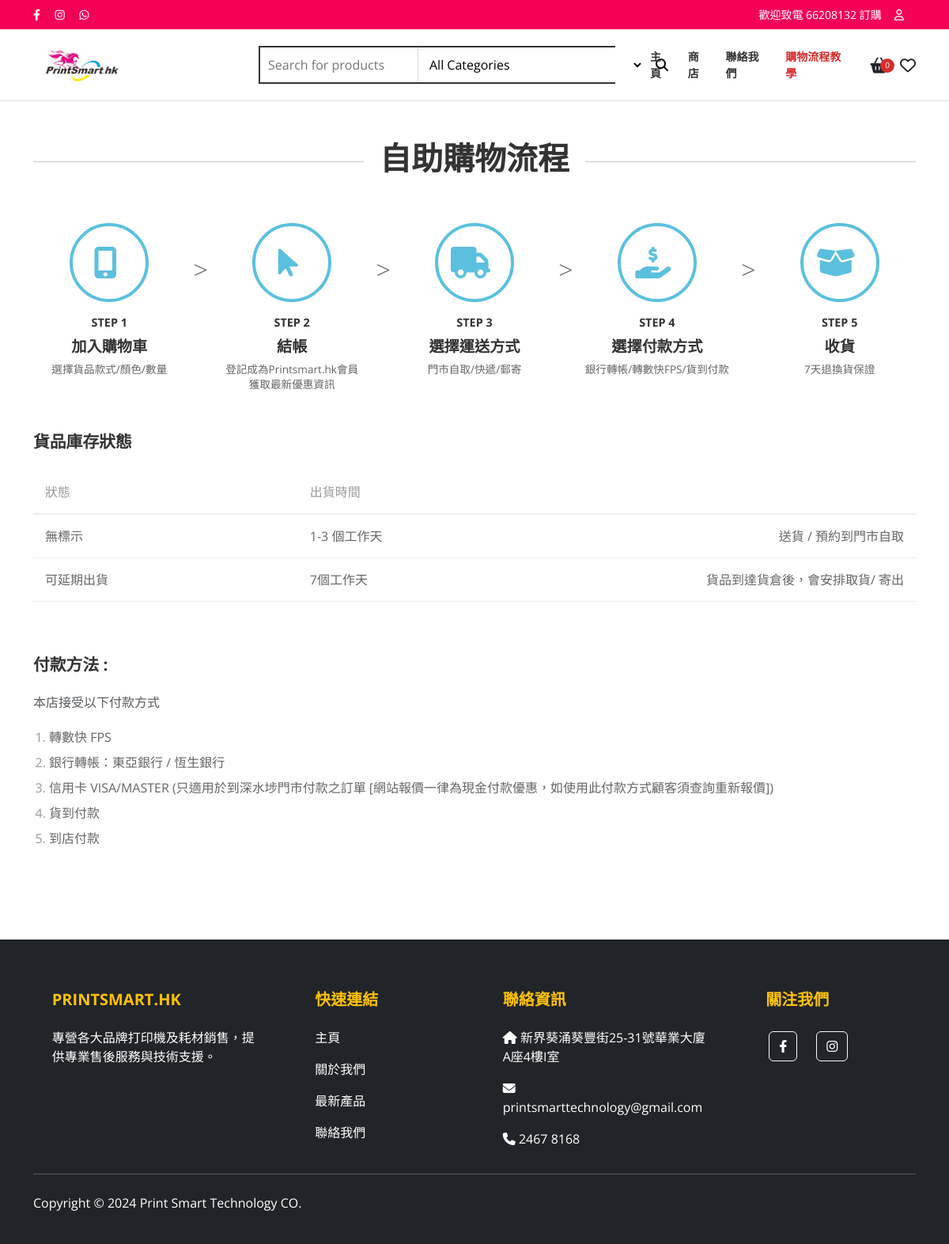
The page /tutorial/ on the database its author committed.
### store/models.py (models this page shows, shortened)
class SiteSettings(models.Model):
    site_name = models.CharField(max_length=100, default="My E-Shop", verbose_name="網站名稱")
    logo = models.ImageField(upload_to='site/', blank=True, null=True, verbose_name="Logo")
    hero_banner = models.ImageField(upload_to='site/', blank=True, null=True, verbose_name="首頁 Banner")
    hero_title = models.CharField(max_length=200, blank=True, verbose_name="Banner 標題")
    hero_subtitle = models.CharField(max_length=200, blank=True, verbose_name="Banner 副標題")
    hero_button_text = models.CharField(max_length=50, blank=True, verbose_name="按鈕文字")
    hero_link = models.URLField(blank=True, verbose_name="Banner 連結")
    contact_phone = models.CharField(max_length=50, blank=True, verbose_name="聯絡電話")
    contact_email = models.EmailField(blank=True, verbose_name="聯絡 Email")
    contact_address = models.CharField(max_length=255, blank=True, verbose_name="聯絡地址")
    footer_about = models.TextField(blank=True, verbose_name="Footer 關於我們")
    footer_copyright = models.CharField(max_length=200, blank=True, default="Copyright © 2026 PrintSmart.hk", verbose_name="Footer 版權宣告")
    facebook_url = models.URLField(blank=True, verbose_name="Facebook 連結")
    instagram_url = models.URLField(blank=True, verbose_name="Instagram 連結")
    whatsapp_url = models.URLField(blank=True, verbose_name="WhatsApp 連結")
    facebook_pixel_id = models.CharField(max_length=50, blank=True, help_text="Example: 123456789", verbose_name="Facebook Pixel ID")
    google_analytics_id = models.CharField(max_length=50, blank=True, help_text="Example: G-XXXXXXXXXX", verbose_name="Google Analytics ID")
    smtp_host = models.CharField(max_length=200, blank=True, verbose_name="SMTP 主機 (Host)")
    smtp_port = models.IntegerField(default=587, verbose_name="SMTP 端口 (Port)")
    smtp_user = models.CharField(max_length=200, blank=True, verbose_name="SMTP 帳號 (User)")
    smtp_password = models.CharField(max_length=200, blank=True, verbose_name="SMTP 密碼 (Password)")
    smtp_use_tls = models.BooleanField(default=True, verbose_name="使用 TLS")
    smtp_from_email = models.EmailField(blank=True, verbose_name="寄件者 Email")
    menu_home_text = models.CharField(max_length=50, default="主頁", verbose_name="主選單-主頁文字")
    menu_store_text = models.CharField(max_length=50, default="商店", verbose_name="主選單-商店文字")
    menu_contact_text = models.CharField(max_length=50, default="聯絡我們", verbose_name="主選單-聯絡我們文字")
    menu_tutorial_text = models.CharField(max_length=50, default="購物流程教學", verbose_name="主選單-教學文字")
    menu_tutorial_link = models.CharField(max_length=200, default="#", verbose_name="主選單-教學連結")
    top_bar_bg_color = models.CharField(max_length=20, default="#F50057", verbose_name="頂部通知列背景顏色", help_text="Hex color code (e.g. #F50057)")
    navbar_bg_color = models.CharField(max_length=20, default="#D32F2F", verbose_name="導航列背景顏色", help_text="Hex color code (e.g. #D32F2F)")
    navbar_text_color = models.CharField(max_length=20, default="#ffffff", verbose_name="導航列文字顏色", help_text="Hex color code (e.g. #ffffff)")
    navbar_items = models.TextField(default="HP, CANON, BROTHER, EPSON, SAMSUNG, XEROX, PANTUM, LEXMARK, KODAK, 其他商品", verbose_name="導航列項目", help_text="Comma separated list")
    product_label_bg_color = models.CharField(max_length=20, default="#D32F2F", verbose_name="商品標籤背景顏色")
    product_label_text_color = models.CharField(max_length=20, default="#ffffff", verbose_name="商品標籤文字顏色")
    class Meta:
        verbose_name = "網站設定"
        verbose_name_plural = "網站設定"

class Page(models.Model):
    title = models.CharField(max_length=200, verbose_name="標題")
    slug = models.SlugField(unique=True, verbose_name="網址代稱")
    content = RichTextField(verbose_name="內容")
    is_active = models.BooleanField(default=True, verbose_name="啟用")
    created_at = models.DateTimeField(auto_now_add=True, verbose_name="建立時間")
    updated_at = models.DateTimeField(auto_now=True, verbose_name="更新時間")
    class Meta:
        verbose_name = "頁面"
        verbose_name_plural = "頁面"

### store/views.py (the view)
# urls.py: path('tutorial/', views.tutorial, name='tutorial'),
def tutorial(request):
    try:
        page = Page.objects.get(slug='tutorial', is_active=True)
    except Page.DoesNotExist:
        page = None
    return render(request, 'store/tutorial.html', {'page': page})

### store/context_processors.py (called while the page is built, shortened)
def site_settings(request):
    settings = SiteSettings.objects.first()
    categories = Category.objects.all()
    return {
        'site_settings': settings,
        'categories': categories
    }

def cart_processor(request):
    cart = request.session.get('cart', {})
    cart_items = []
    cart_total_price = Decimal('0')
    cart_item_count = 0
    return {
        'cart_item_count': cart_item_count,
        'cart_items': cart_items,
        'cart_total_price': cart_total_price
    }

### templates/store/tutorial.html (shortened to what this page needs)
{% extends 'base.html' %}
{% block content %}
{% if page %}
    {{ page.content|safe }}
{% endif %}
{% endblock %}

### templates/base.html (shortened to what this page needs)
<!doctype html>
<html lang="zh-Hant">
<head>
  <link href="https://cdn.jsdelivr.net/npm/bootstrap@5.3.3/dist/css/bootstrap.min.css" rel="stylesheet">
  <link rel="stylesheet" href="https://cdnjs.cloudflare.com/ajax/libs/font-awesome/6.4.0/css/all.min.css">
  {% load static %}
  <link rel="stylesheet" href="{% static 'css/style.css' %}">
</head>
<body>
  <div class="top-bar" style="background-color: {{ site_settings.top_bar_bg_color|default:'#F50057' }};">
    <div class="container d-flex justify-content-between align-items-center">
      <div class="social-icons">
        <a href="{{ site_settings.facebook_url|default:'#' }}"><i class="fab fa-facebook-f"></i></a>
        <a href="{{ site_settings.instagram_url|default:'#' }}"><i class="fab fa-instagram"></i></a>
        <a href="{{ site_settings.whatsapp_url|default:'#' }}"><i class="fab fa-whatsapp"></i></a>
      </div>
      <div class="d-flex align-items-center">
        <span class="me-3">歡迎致電 66208132 訂購</span>
        {% if user.is_authenticated %}
            <a href="{% url 'profile' %}" class="text-white ms-2"><i class="fas fa-user"></i> {{ user.username }}</a>
            <form method="post" action="{% url 'logout' %}" class="d-inline ms-2">
                {% csrf_token %}
                <button type="submit" class="btn btn-link text-white p-0" style="font-size: 0.9rem;">Logout</button>
            </form>
        {% else %}
            <a href="{% url 'login' %}"><i class="far fa-user"></i></a>
        {% endif %}
      </div>
    </div>
  </div>
  <header class="main-header">
    <div class="container">
      <div class="row align-items-center">
        <div class="col-6 col-md-3 col-lg-3 d-flex align-items-center">
          <a href="{% url 'product_list' %}" class="text-decoration-none">
            <div class="d-flex align-items-center">
               {% if site_settings.logo %}
                 <img src="{{ site_settings.logo.url }}" alt="{{ site_settings.site_name }}" style="height: 50px;">
               {% else %}
                 <img src="https://placehold.co/200x60?text=PrintSmart.hk" alt="PrintSmart Logo" style="height: 50px;">
               {% endif %}
            </div>
          </a>
        </div>
        <div class="col-12 col-md-5 col-lg-5 order-3 order-md-2 mt-3 mt-md-0">
          <form class="search-container" action="{% url 'product_list' %}" method="get">
            <input type="text" name="q" class="search-input" placeholder="Search for products" value="{{ search_query|default:'' }}">
            <select class="search-select d-none d-sm-block" name="category" onchange="this.form.submit()">
              <option value="">All Categories</option>
            </select>
            <button type="submit" class="search-btn">
              <i class="fas fa-search"></i>
            </button>
          </form>
        </div>
        <div class="col-6 col-md-4 col-lg-4 order-2 order-md-3">
          <div class="d-flex justify-content-end align-items-center">
            <div class="nav-links d-none d-lg-flex">
            <a href="{% url 'product_list' %}" class="{% if request.path == '/' %}active{% endif %}">{{ site_settings.menu_home_text|default:'主頁' }}</a>
            <a href="{% url 'shop' %}" class="{% if '/shop/' in request.path %}active{% endif %}">{{ site_settings.menu_store_text|default:'商店' }}</a>
            <a href="{% url 'contact' %}" class="{% if '/contact/' in request.path %}active{% endif %}">{{ site_settings.menu_contact_text|default:'聯絡我們' }}</a>
            <a href="{% url 'tutorial' %}" class="{% if '/tutorial/' in request.path %}active{% endif %}">{{ site_settings.menu_tutorial_text|default:'購物流程教學' }}</a>
          </div>
            <div class="header-icons ms-4">
              <a href="#" class="cart-icon text-dark text-decoration-none" data-bs-toggle="offcanvas" data-bs-target="#shoppingCartOffcanvas" aria-controls="shoppingCartOffcanvas">
                <i class="fas fa-shopping-basket fa-lg"></i>
                <span class="cart-badge">{{ cart_item_count|default:0 }}</span>
              </a>
              <a href="{% url 'wishlist' %}" class="text-dark"><i class="far fa-heart fa-lg"></i></a>
            </div>
          </div>
        </div>
      </div>
    </div>
  </header>
  <main>
    {% block content %}{% endblock %}
  </main>
  <footer class="bg-dark text-white pt-5 pb-4 mt-5">
    <div class="container">
      <div class="row">
        <div class="col-md-3 col-lg-3 col-xl-3 mx-auto mt-3">
          <h5 class="text-uppercase mb-4 fw-bold text-warning">PrintSmart.hk</h5>
          <p>
            {{ site_settings.footer_about|default:"專營各大品牌打印機及耗材銷售，提供專業售後服務與技術支援。"|linebreaksbr }}
          </p>
        </div>
        <div class="col-md-2 col-lg-2 col-xl-2 mx-auto mt-3">
          <h5 class="text-uppercase mb-4 fw-bold text-warning">快速連結</h5>
          <p><a href="{% url 'product_list' %}" class="text-white text-decoration-none">主頁</a></p>
          <p><a href="{% url 'page_detail' 'about' %}" class="text-white text-decoration-none">關於我們</a></p>
          <p><a href="{% url 'product_list' %}" class="text-white text-decoration-none">最新產品</a></p>
          <p><a href="{% url 'contact' %}" class="text-white text-decoration-none">聯絡我們</a></p>
        </div>
        <div class="col-md-4 col-lg-3 col-xl-3 mx-auto mt-3">
          <h5 class="text-uppercase mb-4 fw-bold text-warning">聯絡資訊</h5>
          <p><i class="fas fa-home mr-3"></i> {{ site_settings.contact_address|default:"香港九龍某某區某某街123號" }}</p>
          <p><i class="fas fa-envelope mr-3"></i> {{ site_settings.contact_email|default:"info@printsmart.hk" }}</p>
          <p><i class="fas fa-phone mr-3"></i> {{ site_settings.contact_phone|default:"+852 1234 5678" }}</p>
        </div>
        <div class="col-md-3 col-lg-2 col-xl-2 mx-auto mt-3">
           <h5 class="text-uppercase mb-4 fw-bold text-warning">關注我們</h5>
           <div class="d-flex gap-3">
             <a href="{{ site_settings.facebook_url|default:'#' }}" class="btn btn-outline-light btn-floating m-1 text-white" role="button"><i class="fab fa-facebook-f"></i></a>
             <a href="{{ site_settings.instagram_url|default:'#' }}" class="btn btn-outline-light btn-floating m-1 text-white" role="button"><i class="fab fa-instagram"></i></a>
           </div>
        </div>
      </div>
      <hr class="mb-4">
      <div class="row align-items-center">
        <div class="col-md-7 col-lg-8">
          <p> {{ site_settings.footer_copyright|default:"Copyright © 2026 PrintSmart.hk" }}
          </p>
        </div>
      </div>
    </div>
  </footer>
</body>
</html>

### static/css/style.css (style rules this page uses)
:root { --primary-pink: #F50057; --primary-red: #D32F2F; --light-gray: #f8f9fa; --border-color: #dee2e6; }
body { font-family: 'Open Sans', sans-serif; }
.top-bar { background-color: var(--primary-pink); color: white; padding: 8px 0; font-size: 14px; }
.top-bar a { color: white; text-decoration: none; margin-right: 15px; }
.main-header { background-color: white; padding: 20px 0; border-bottom: 1px solid var(--border-color); }
.search-container { border: 2px solid #333; display: flex; align-items: center; padding: 0; }
.search-input { border: none; padding: 10px; flex-grow: 1; outline: none; }
.search-select { border: none; border-left: 1px solid #ddd; padding: 10px; background-color: white; outline: none; cursor: pointer; }
.search-btn { background: none; border: none; padding: 10px 15px; cursor: pointer; }
.nav-links a { color: #333; text-decoration: none; font-weight: 600; margin-left: 20px; font-size: 14px; }
.nav-links a.active { color: var(--primary-red); font-weight: bold; }
.header-icons { display: flex; align-items: center; gap: 15px; }
.cart-icon { position: relative; display: flex; align-items: center; gap: 5px; }
.cart-badge { position: absolute; top: -8px; right: -8px; background-color: var(--primary-red); color: white; border-radius: 50%; width: 18px; height: 18px; font-size: 10px; display: flex; justify-content: center; align-items: center; }

### templates/store/tutorial.html (style rules this page uses)
.step-circle { width: 100px; height: 100px; border-radius: 50%; background-color: #fff; border: 4px solid #5bc0de; color: #5bc0de; display: flex; align-items: center; justify-content: center; font-size: 2.5rem; margin: 0 auto 15px; position: relative; }
.step-circle i { z-index: 1; }
.step-item { text-align: center; flex: 1; min-width: 140px; max-width: 200px; }
.step-header { color: #333; font-weight: bold; text-transform: uppercase; margin-bottom: 5px; font-size: 0.9rem; }
.step-title { font-weight: bold; font-size: 1.2rem; margin-bottom: 5px; color: #333; }
.step-desc { font-size: 0.85rem; color: #666; line-height: 1.4; }
.step-arrow { font-size: 2rem; color: #666; margin: 35px 10px 0; font-weight: 300; }
.section-title { font-weight: bold; margin: 40px 0 20px; font-size: 1.3rem; color: #333; }
.stock-table th { background-color: #fff; border-bottom: 2px solid #eee; color: #999; font-weight: normal; padding: 15px; }
.stock-table td { padding: 15px; vertical-align: middle; border-bottom: 1px solid #eee; color: #666; }
.payment-list { list-style-type: decimal; padding-left: 20px; color: #666; line-height: 2; }
.payment-list li::marker { color: #999; }
.page-header { text-align: center; margin-bottom: 50px; position: relative; }
.page-header h1 { display: inline-block; background: #fff; padding: 0 20px; position: relative; z-index: 1; font-weight: bold; color: #333; }
.page-header::after { content: ""; position: absolute; top: 50%; left: 0; right: 0; border-top: 1px solid #ccc; z-index: 0; }

### rows shown on the page
SiteSettings: logo (picture), menu_home_text "主頁", menu_store_text "商店", menu_contact_text "聯絡我們", menu_tutorial_text "購物流程教學", footer_about "專營各大品牌打印機及耗材銷售，提供專業售後服務與技術支援。", contact_address "新界葵涌葵豐街25-31號華業大廈A座4樓I室", contact_email "printsmarttechnology@gmail.com", contact_phone "2467 8168", footer_copyright "Copyright © 2024 Print Smart Technology CO."
Page: content "自助購物流程 STEP 1 加入購物車 選擇貨品款式/顏色/數量 > STEP 2 結帳 登記成為Printsmart.hk會員 獲取最新優惠資訊 > STEP 3 選擇運送方式 門市自取/快遞/郵寄 > STEP 4 選擇付款方式 銀行轉帳/轉數快FPS/貨到付款 > STEP 5 收貨 7天退換貨保證 貨品庫存狀態 狀態 出貨時間 無標示 1-3 個工作天 送貨 / 預約到門市自取 可延期出貨 7個工作天 貨品到達貨倉後，會安排取貨/ 寄出 付款方法 : 本店接受以下付款方式 轉數快 FPS 銀行轉帳：東亞銀行 / 恆生銀行 信用卡 VISA/MASTER (只適用於到深水埗門市付款之訂單 [網站報價一律為現金付款優惠，如使用此付款方式顧客須查詢重新報價]) 貨到付款 到店付款"

### other values the page prints
{{ cart_item_count|default:0 }} "0"
